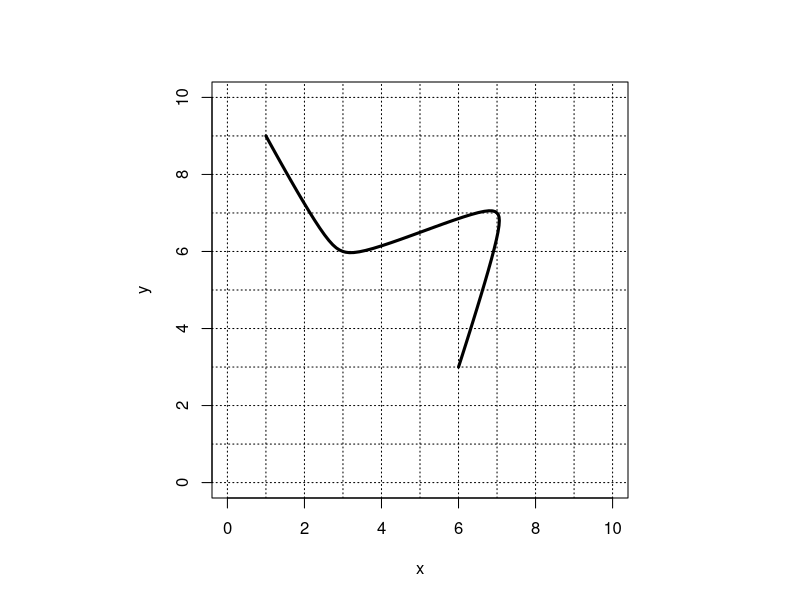
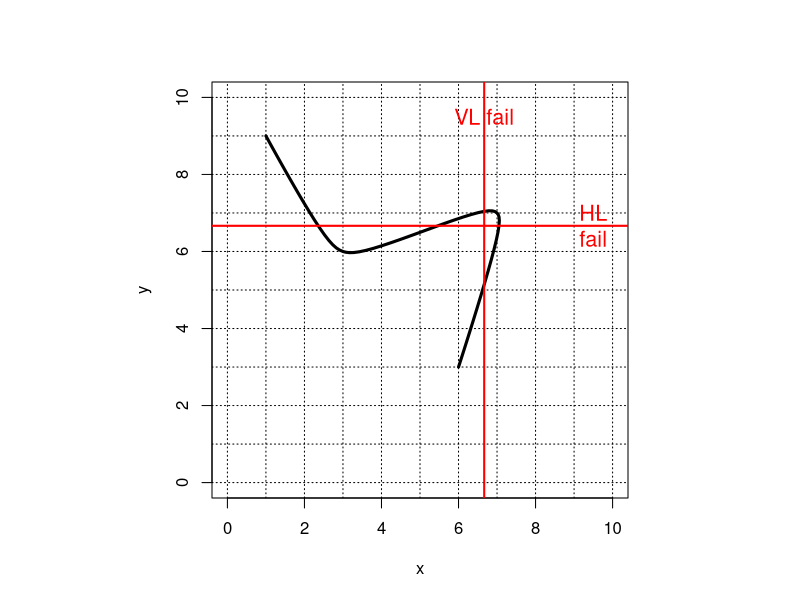

Reproduce these figures in R, in order.
## ---- chunk 1
# We ask: if A is function of B (50% chance yes)
#         if B is function of A (50% chance yes)
#         if relation is one-to-one (if prior both yes then yes)
# versions: 1=nono, 2=yesno, 3=noyes, 4=yesyes
should_y_bafo_x = sample(c(T,F),1,prob=c(0.5,0.5))
should_x_bafo_y = sample(c(T,F),1,prob=c(0.5,0.5))
while(T){
  x = sample(1:9,4,F)
  y = sample(1:9,4,F)
  is_x_afo_y = (length(unique(sign(diff(y))))==1)
  is_y_afo_x = (length(unique(sign(diff(x))))==1)
  if( abs(atan((y[3]-y[2])/(x[3]-x[2])) - atan((y[2]-y[1])/(x[2]-x[1]))) > pi/8 &&
      abs(atan((y[4]-y[3])/(x[4]-x[3])) - atan((y[3]-y[2])/(x[3]-x[2]))) > pi/8 &&
      is_x_afo_y == should_x_bafo_y &&
      is_y_afo_x == should_y_bafo_x
  ){break}
}
ans1 = paste0((is_y_afo_x==c(T,F))*1,collapse="")
ans2 = paste0((is_x_afo_y==c(T,F))*1,collapse="")
ans3 = paste0(((is_y_afo_x && is_x_afo_y)==c(T,F))*1,collapse="")

if(is_y_afo_x && is_x_afo_y){
    text66 = "The curve passed the vertical line test and the horizontal line test. So, we have a one-to-one function."
}
if(is_y_afo_x && !is_x_afo_y){
    text66 = "The curve failed the horizontal line test. So $x$ is not a function of $y$. Also, we do not have a one-to-one function."
}
if(!is_y_afo_x && is_x_afo_y){
    text66 = "The curve failed the vertical line test. So $y$ is not a function of $x$. Also, we do not have a one-to-one function."
}
if(!is_y_afo_x && !is_x_afo_y){
    text66 = "The curve failed both tests. So $y$ is not a function of $x$. Also, So $x$ is not a function of $y$. Also, we do not have a one-to-one function."
}

## ---- chunk 2
par(pty="s")
plot(x,y,type="n",xlim=c(0,10),ylim=c(0,10),xlab="x",ylab="y",asp=1,pch=20,cex=2)
xspline(x,y,shape=c(0,rep(-0.3,length(x)-2),0),lwd=3)
for(i in 0:10){
  abline(h=i,lty=3)
  abline(v=i,lty=3)
}
## ---- chunk 3
par(pty="s")
plot(x,y,type="n",xlim=c(0,10),ylim=c(0,10),xlab="x",ylab="y",asp=1,pch=20,cex=2)
xspline(x,y,shape=c(0,rep(-0.3,length(x)-2),0),lwd=3)
for(i in 0:10){
  abline(h=i,lty=3)
  abline(v=i,lty=3)
}
ix = which(abs(diff(sign(diff(x))))==2)[1]
iy = which(abs(diff(sign(diff(y))))==2)[1]
xm = (13*x[ix+1]+x[ix]+x[ix+2])/15
ym = (13*y[iy+1]+y[iy]+y[iy+2])/15
abline(v=xm,col="red",lwd=2)
abline(h=ym,col="red",lwd=2)
text(xm,9.5,"VL fail",col="red",cex=1.3)
text(9.5,ym,"HL\nfail",col="red",cex=1.3)
